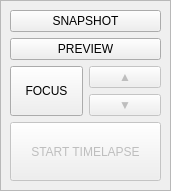
   <widget class="QFrame" name="main_imaging_frame">
    <property name="enabled">
     <bool>true</bool>
    </property>
    <property name="geometry">
     <rect>
      <x>840</x>
      <y>370</y>
      <width>171</width>
      <height>191</height>
     </rect>
    </property>
    <property name="frameShape">
     <enum>QFrame::StyledPanel</enum>
    </property>
    <property name="frameShadow">
     <enum>QFrame::Raised</enum>
    </property>
    <widget class="QWidget" name="gridLayoutWidget_12">
     <property name="geometry">
      <rect>
       <x>10</x>
       <y>10</y>
       <width>151</width>
       <height>171</height>
      </rect>
     </property>
     <layout class="QGridLayout" name="gridLayout_12">
      <item row="2" column="1">
       <widget class="QPushButton" name="main_increase_focus_pushButton">
        <property name="enabled">
         <bool>false</bool>
        </property>
        <property name="sizePolicy">
         <sizepolicy hsizetype="Minimum" vsizetype="Fixed">
          <horstretch>0</horstretch>
          <verstretch>0</verstretch>
         </sizepolicy>
        </property>
        <property name="text">
         <string>▲</string>
        </property>
       </widget>
      </item>
      <item row="1" column="0" colspan="2">
       <widget class="QPushButton" name="main_preview_pushButton">
        <property name="toolTip">
         <string>Takes a image with current settings</string>
        </property>
        <property name="text">
         <string>PREVIEW</string>
        </property>
       </widget>
      </item>
      <item row="3" column="1">
       <widget class="QPushButton" name="main_decrease_focus_pushButton">
        <property name="enabled">
         <bool>false</bool>
        </property>
        <property name="text">
         <string>▼</string>
        </property>
       </widget>
      </item>
      <item row="4" column="0" colspan="2">
       <widget class="QPushButton" name="main_start_timelapse_pushButton">
        <property name="enabled">
         <bool>false</bool>
        </property>
        <property name="sizePolicy">
         <sizepolicy hsizetype="Minimum" vsizetype="MinimumExpanding">
          <horstretch>0</horstretch>
          <verstretch>0</verstretch>
         </sizepolicy>
        </property>
        <property name="cursor">
         <cursorShape>PointingHandCursor</cursorShape>
        </property>
        <property name="toolTip">
         <string/>
        </property>
        <property name="text">
         <string>START TIMELAPSE</string>
        </property>
        <property name="iconSize">
         <size>
          <width>50</width>
          <height>50</height>
         </size>
        </property>
        <property name="flat">
         <bool>false</bool>
        </property>
       </widget>
      </item>
      <item row="2" column="0" rowspan="2">
       <widget class="QPushButton" name="main_autofocus_pushButton">
        <property name="sizePolicy">
         <sizepolicy hsizetype="Maximum" vsizetype="Expanding">
          <horstretch>0</horstretch>
          <verstretch>0</verstretch>
         </sizepolicy>
        </property>
        <property name="text">
         <string>FOCUS</string>
        </property>
       </widget>
      </item>
      <item row="0" column="0" colspan="2">
       <widget class="QPushButton" name="main_snapshot_pushButton">
        <property name="enabled">
         <bool>true</bool>
        </property>
        <property name="toolTip">
         <string>Takes a quick snapshot</string>
        </property>
        <property name="text">
         <string>SNAPSHOT</string>
        </property>
       </widget>
      </item>
     </layout>
    </widget>
   </widget>
